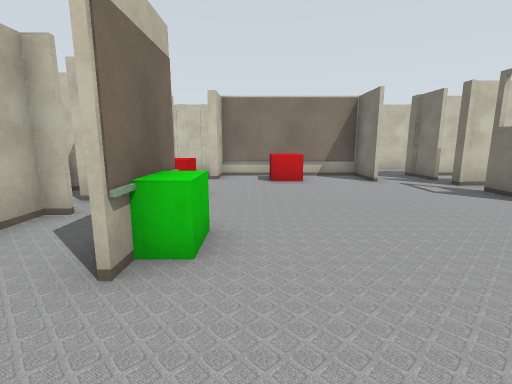
[1] (above)

24 first-person views from a walk through a world built for the Gazebo simulator. The camera is 1.2 m above the floor, tilts 10° down and sees 85° across. The lines on the ground mark 1 m squares. The floor is counted in squares, 1 m on a side. Each view is taken from the middle of a square. On the plan, view 1 faces up. The plan holds only what a view shows up to about 12 squares ahead; the rest is blank. The place goes on beyond the plan. Some surface patterns are stand-ins.

[2]
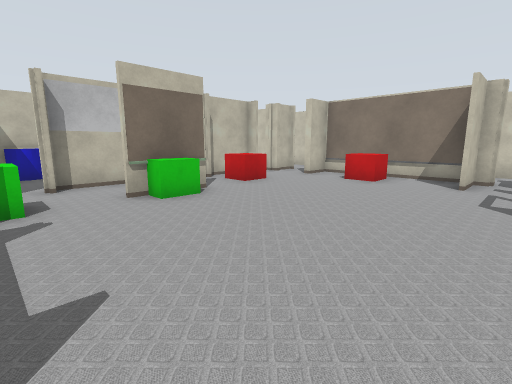

[3]
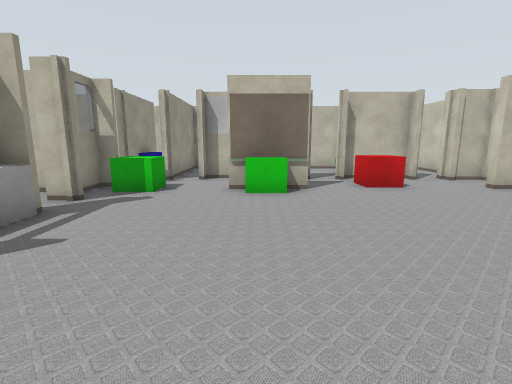

[4]
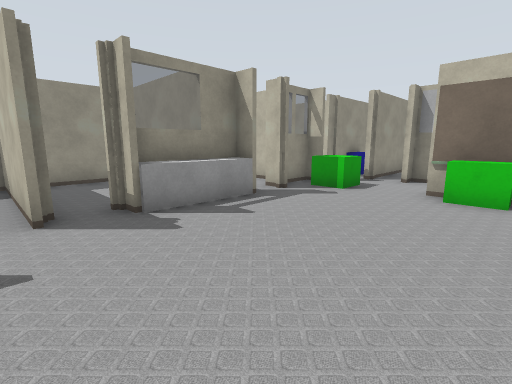

[5]
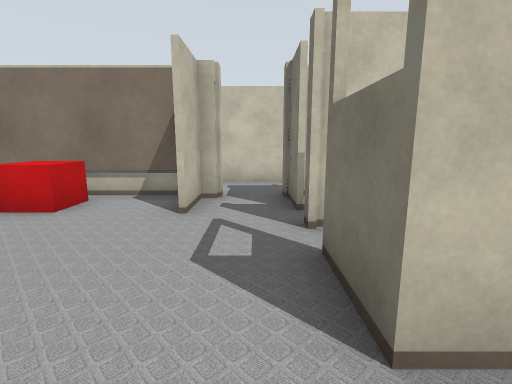

[6]
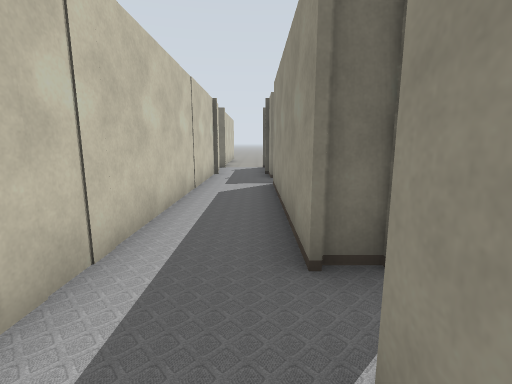

[7]
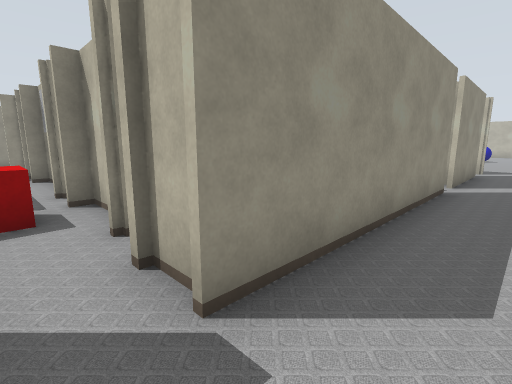

[8]
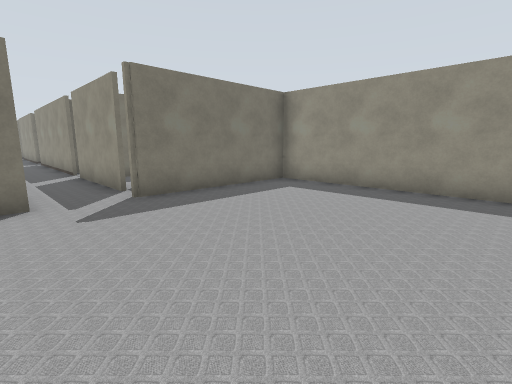

[9]
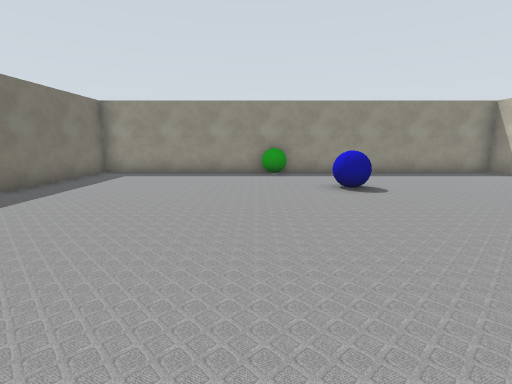

[10]
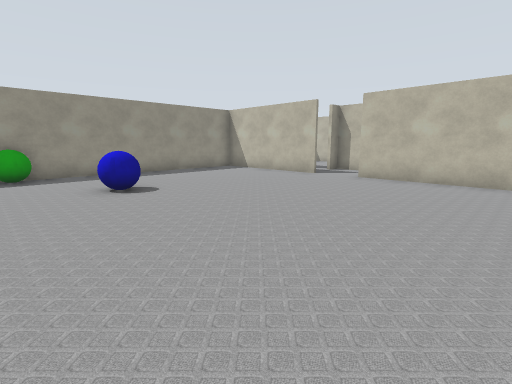

[11]
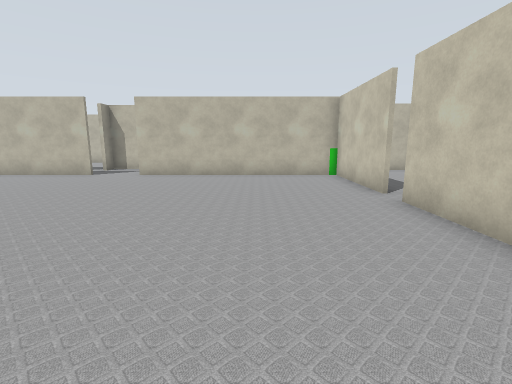

[12]
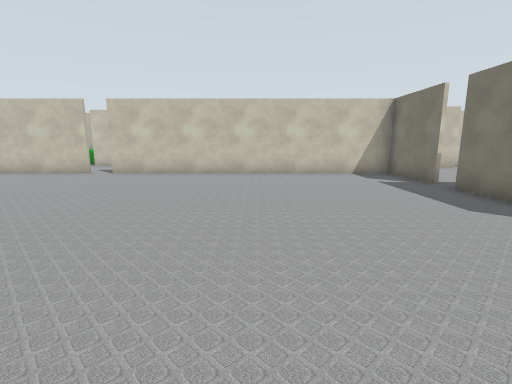

[13]
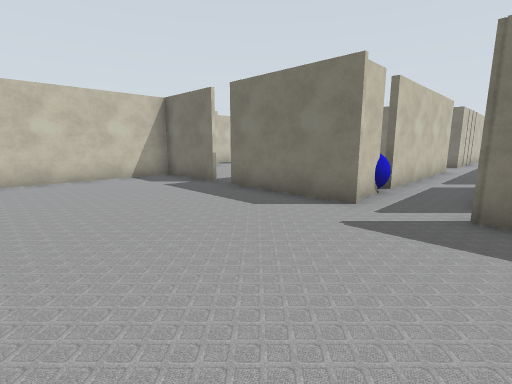

[14]
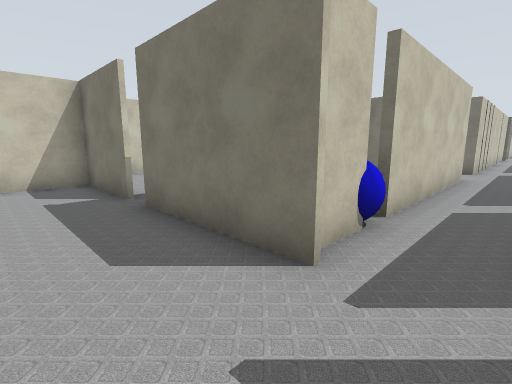

[15]
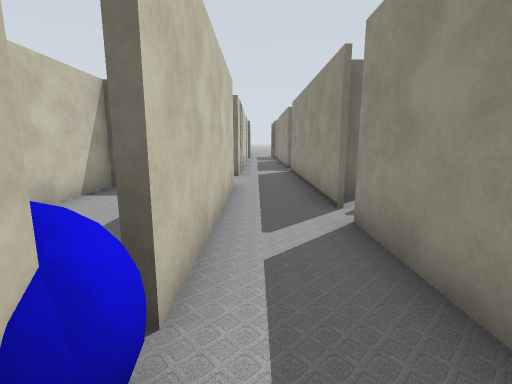

[16]
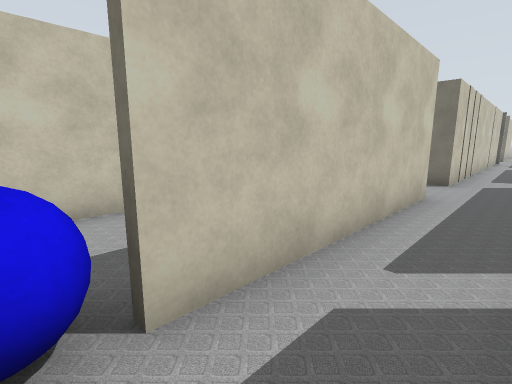

[17]
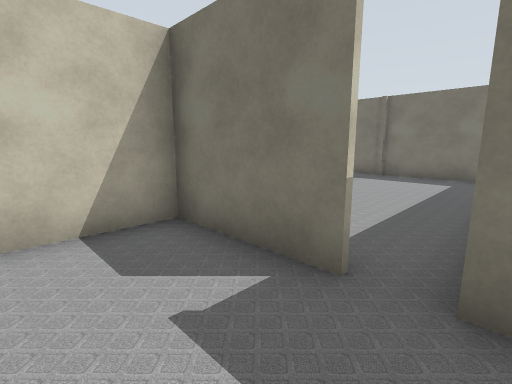

[18]
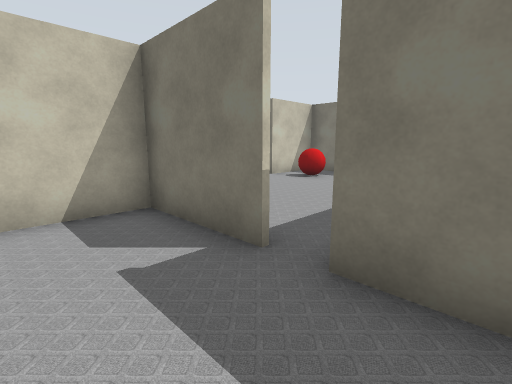

[19]
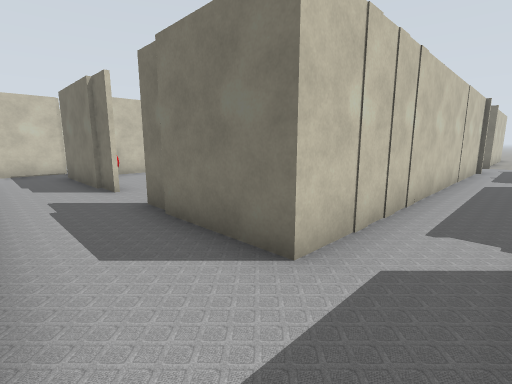

[20]
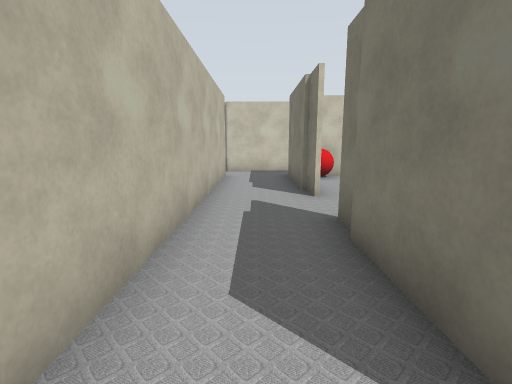

[21]
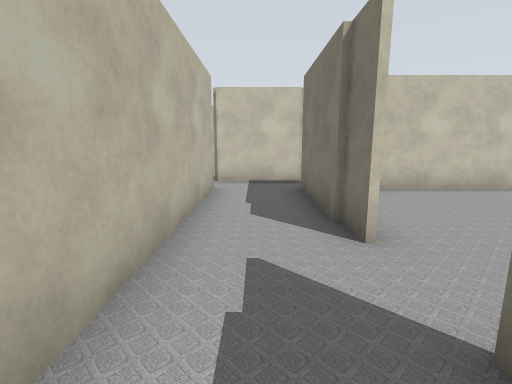

[22]
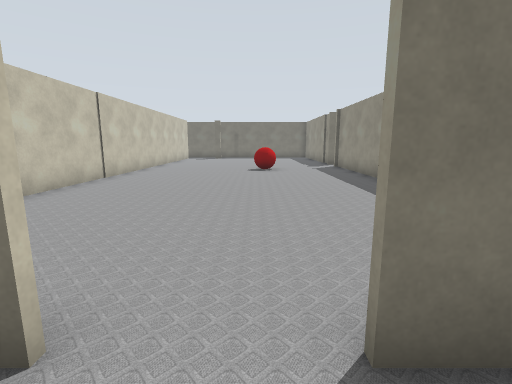

[23]
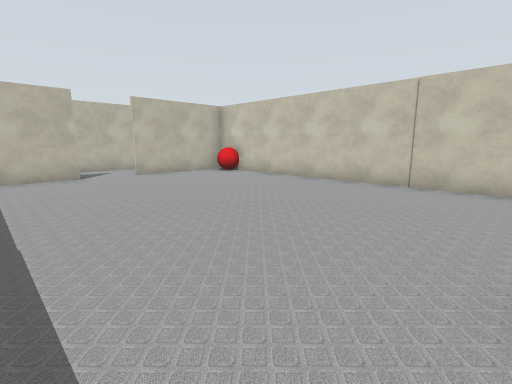

[24]
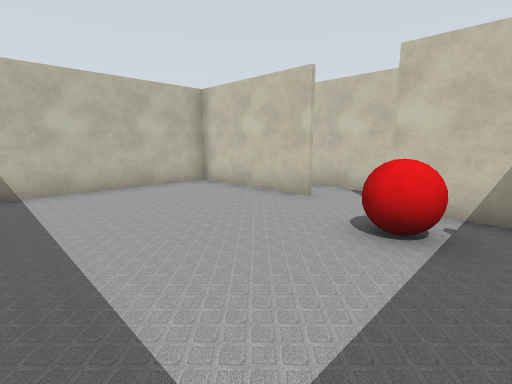

### Floor plan
Points are (right, up) in squares from view 1. A wall is a line through its corners. A room is listed if a view was taken in it or the views show most of it. See-through windows are left out.
Room 1 (views 1, 2, 3, 4, 5)
walls: (-1.2, 4.4) (-1.2, 3.4); (6.4, 5.3) (5.7, 5.3) (5.7, 7); (1.2, -0.7) (4.2, -0.7) (4.2, -1.4); (3.7, 8.6) (3.7, 10.4) (1.5, 10.4); (-3.1, 4.6) (-3.6, 4.6) (-3.6, 1.3) (-3.1, 1.3); (1.4, -1.3) (3.9, -1.3); (-3.1, 5.8) (-3.8, 5.8); (5.5, -0.9) (5.5, -1.5); (-1.7, -1.3) (-0.6, -1.3); (0.5, 10.4) (-1.2, 10.4) (-1.2, 9.2); (-3.6, 8.1) (-3.6, 5.9)
ways out: opening at (-2, 10) to room 2; opening at (5, 9.5) to room 6
objects: green box (-2, 0) to (-1, 0); red box (-2, 6) to (-2, 7); green box (-1, 3); red box (1, 9) to (1, 10)
Room 2 (views 6, 7, 8, 9, 10, 11, 12, 13, 14, 15, 16, 17, 18, 19, 20)
walls: (-15.8, 12.4) (-15.8, 16.4); (-14.8, 10.5) (-10.8, 10.5); (-14.5, 12.6) (-15.4, 12.6); (-15.8, 17.1) (-15.8, 20) (-26.8, 20); (-31.5, 10.9) (-31.5, 5.5) (-15.8, 5.5) (-15.8, 10.6); (-27.5, 20) (-31.5, 20); (-10, 10.5) (-2.9, 10.5); (-31.5, 19.5) (-31.5, 12.5); (-7, 12.6) (-13.4, 12.6); (-3.1, 10.6) (-3.1, 9.1); (-1.4, 9.6) (-1.4, 10.5) (0.5, 10.5); (0.5, 12.6) (-4.7, 12.6)
ways out: opening at (-2, 10) to room 1; opening at (-6, 13) to room 3; gap at (-16, 17) to room 5; opening at (-0.5, 11.5) to room 6; opening at (-27, 20)
objects: blue ball (-25, 9) to (-24, 10); green ball (-23, 6) to (-22, 6)
Room 3 (views 21, 22)
walls: (-4.7, 18.1) (-4.7, 22.5); (-7.1, 22.5) (-7.1, 13); (-4.7, 12.6) (-4.7, 16.4); (-5.5, 23.8) (-6.4, 23.8)
ways out: opening at (-6, 13) to room 2; opening at (-5, 17.5) to room 4; opening at (-7, 23); opening at (-5, 23)
Room 4 (view 23)
walls: (-4.5, 16.4) (-4.5, 14.4); (3.5, 12.8) (6.2, 12.8); (-4.6, 20.9) (-4.5, 18.1); (6.4, 22.3) (-2.6, 22.3)
ways out: opening at (-5, 17.5) to room 3
Room 5 (view 24)
walls: (-11.5, 22.3) (-15.6, 22.3) (-15.6, 17.2); (-7.9, 22.3) (-9.9, 22.3); (-7.2, 15.1) (-7.2, 21.6)
ways out: gap at (-16, 17) to room 2; opening at (-10.5, 22)
objects: red ball (-9, 21)
Room 6 (no view inside)
walls: (3.8, 10) (3.8, 8.6); (1.5, 10.4) (0.5, 10.4); (5.7, 8.9) (5.7, 10.5) (6.2, 10.5); (6.5, 12.6) (0.5, 12.6); (0.5, 10.5) (4.2, 10.5) (4.2, 10)
ways out: opening at (5, 9.5) to room 1; opening at (-0.5, 11.5) to room 2

Positions as (right, up) in squares from view 1, and headings:
1: (0, 0), facing up
2: (5, 0), facing up-left
3: (6, 3), facing left
4: (6, 4), facing down-left
5: (5, 4), facing up
6: (-4, 11), facing right
7: (-2, 12), facing down-left
8: (-22, 13), facing down-right
9: (-22, 17), facing down
10: (-22, 17), facing down-left
11: (-21, 17), facing left
12: (-21, 9), facing up
13: (-21, 10), facing up-right
14: (-18, 11), facing up-right
15: (-15, 12), facing right
16: (-14, 11), facing up-right
17: (-18, 16), facing up-right
18: (-18, 15), facing up-right
19: (-7, 11), facing up-right
20: (-6, 12), facing up
21: (-6, 15), facing up
22: (-6, 17), facing right
23: (6, 14), facing up-left
24: (-8, 17), facing up-left
